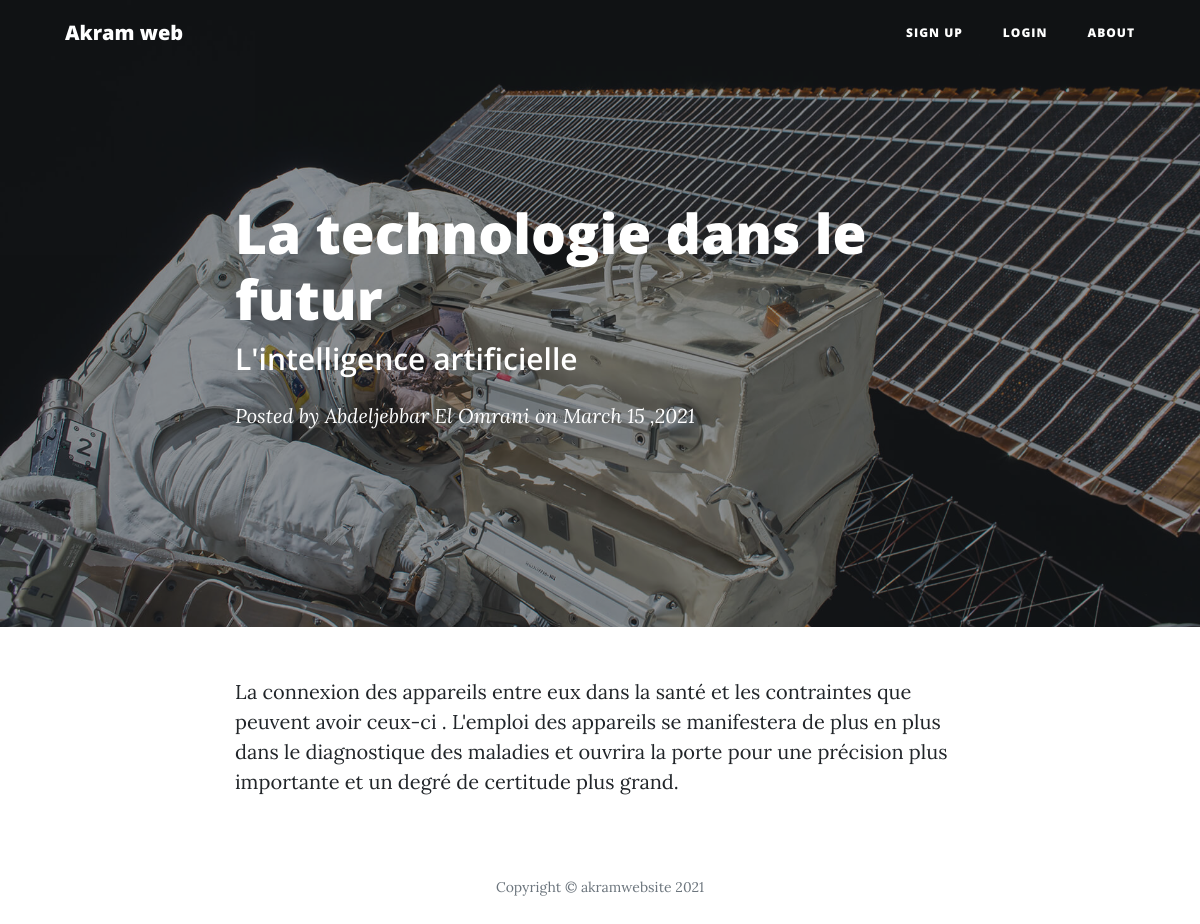
/post/1, run on the app's committed database.
### website/models.py (models this page shows, shortened)
class Blogpost(db.Model):
	id = db.Column(db.Integer, primary_key=True)
	title = db.Column(db.String(50))
	subtitle = db.Column(db.String(50))
	user_id = db.Column(db.Integer, db.ForeignKey('user.id'), nullable=False)
	date_posted = db.Column(db.DateTime, default=func.now())
	content = db.Column(db.Text)

class User(db.Model, UserMixin):
	id = db.Column(db.Integer, primary_key=True)
	email = db.Column(db.String(150), unique=True)
	password = db.Column(db.String(150))
	first_name = db.Column(db.String(150))
	notes = db.relationship('Blogpost', backref='author', lazy=True)

### website/posts.py (the view)
@posts.route('/post/<int:post_id>')
def post(post_id):
	post = Blogpost.query.get_or_404(post_id)
	date_posted = post.date_posted.strftime('%B %d, %Y')
	return render_template('post.html', post=post, date_posted=date_posted, user=current_user)

### website/templates/post.html (shortened to what this page needs)
{% extends "base.html" %}
{% block content %}
  <header class="masthead" style="background-image: url('{{ url_for('static', filename='post-bg.jpg') }}')">
    <div class="overlay">akrm</div>
    <div class="container">
      <div class="row">
        <div class="col-lg-8 col-md-10 mx-auto">
          <div class="post-heading">
            <h1>{{ post.title }}</h1>
            <h2 class="subheading">{{ post.subtitle }}</h2>
            <span class="meta">Posted by
              {{ post.author.first_name }}
              on {{ post.date_posted.strftime('%B %d ,%Y') }}
          	</span>
          </div>
        </div>
      </div>
    </div>
  </header>
  <article>
    <div class="container">
      <div class="row">
        <div class="col-lg-8 col-md-10 mx-auto">
        	{{ post.content }}
        </div>
      </div>
    </div>
  </article>
{% endblock %}

### data on the page
Blogpost: title "La technologie dans le futur", subtitle "L'intelligence artificielle", date_posted "March 15 ,2021", content "La connexion des appareils entre eux dans la santé et les contraintes que peuvent avoir ceux-ci . L'emploi des appareils se manifestera de plus en plus dans le diagnostique des maladies et ouvrira la porte pour une précision plus importante et un degré de certitude plus grand."
User: author.first_name "Abdeljebbar El Omrani"
